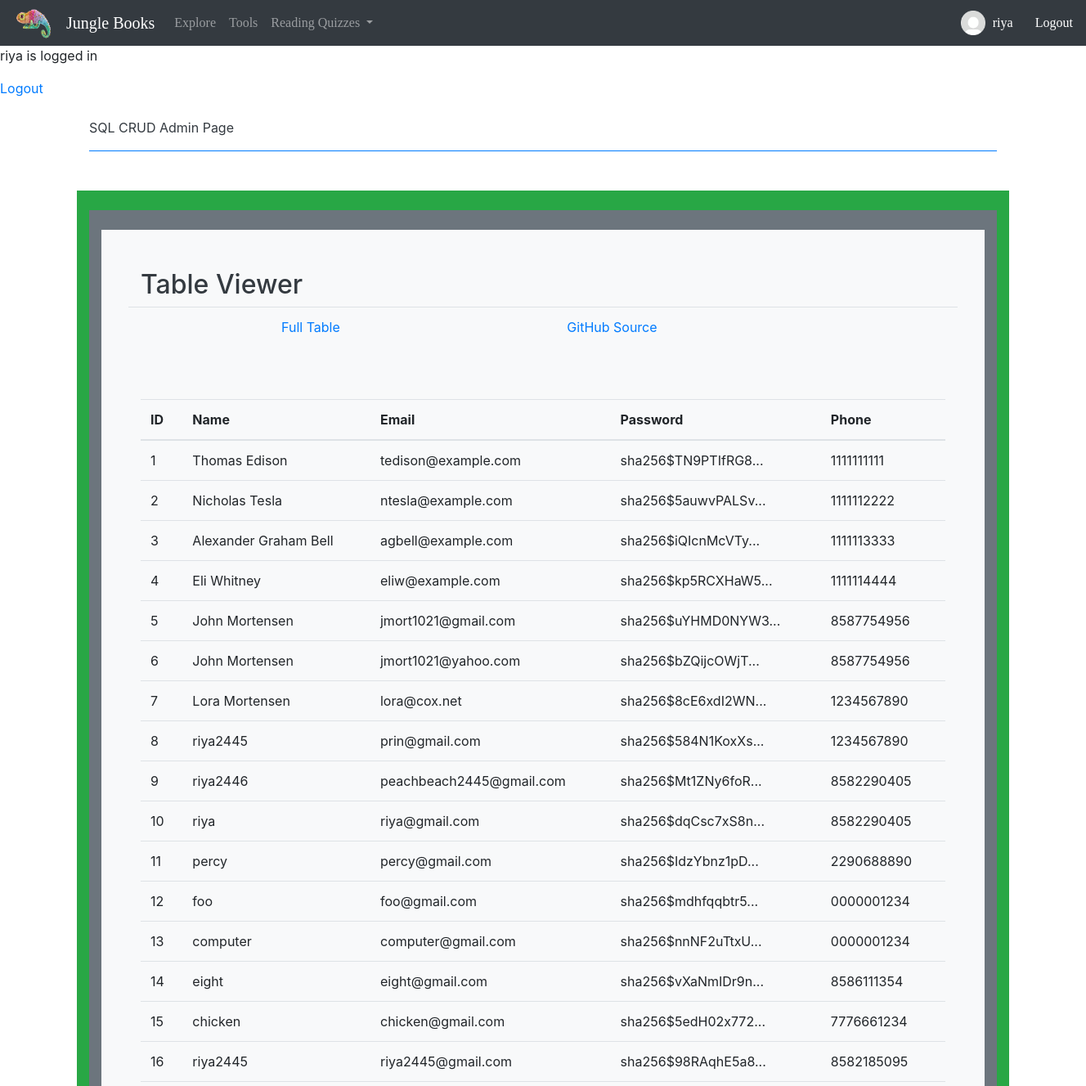
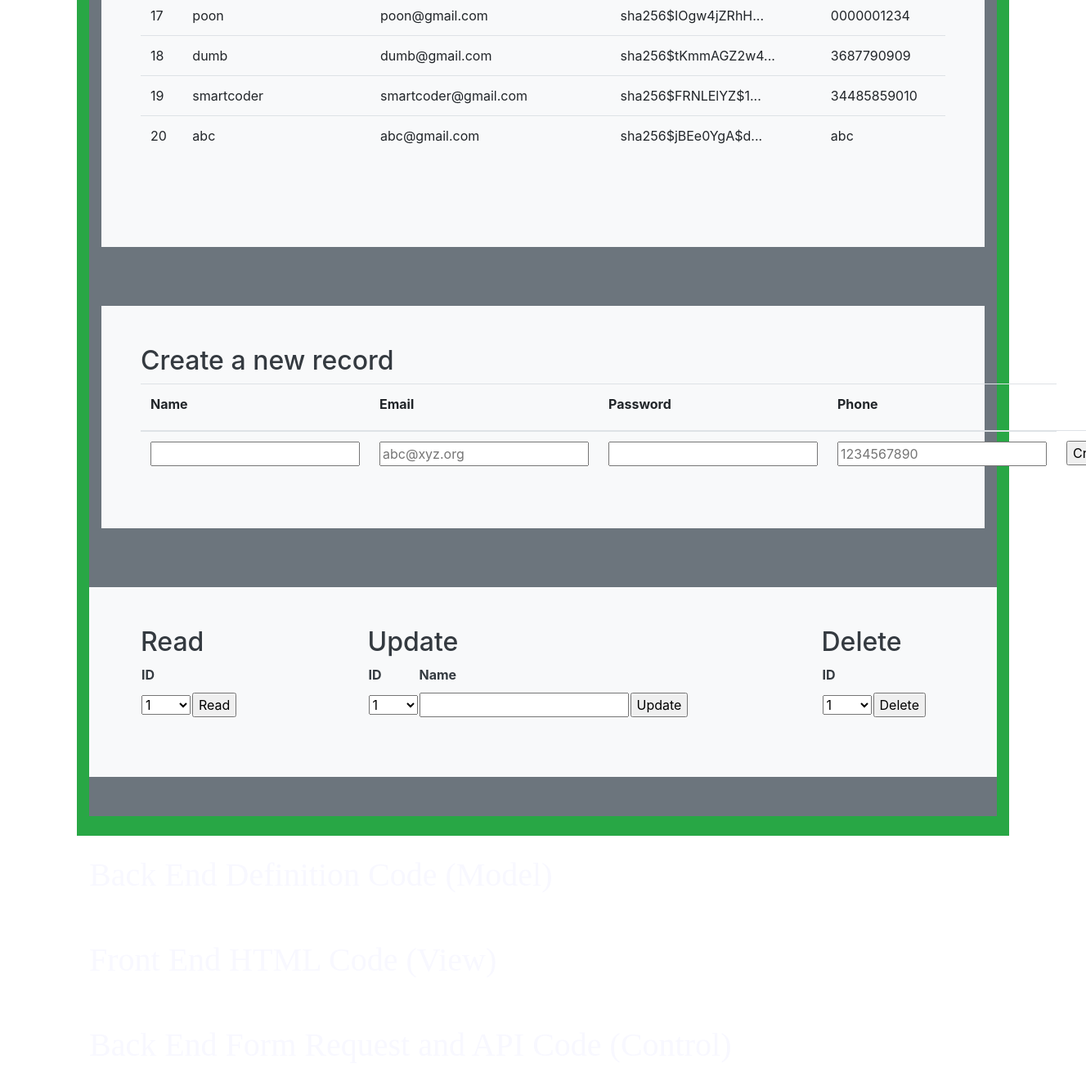
Screenshot of /crud/ (signed in) with the database file from the repository (2 pictures, top to bottom).
### cruddy/model.py (models this page shows, shortened)
class Users(UserMixin, db.Model):
    __tablename__ = 'users'
    userID = db.Column(db.Integer, primary_key=True)
    name = db.Column(db.String(255), unique=False, nullable=False)
    email = db.Column(db.String(255), unique=True, nullable=False)
    password = db.Column(db.String(255), unique=False, nullable=False)
    phone = db.Column(db.String(255), unique=False, nullable=False)
    notes = db.relationship("Notes", cascade='all, delete', backref='users', lazy=True)
    def read(self):
        return {
            "userID": self.userID,
            "name": self.name,
            "email": self.email,
            "password": self.password,
            "phone": self.phone,
            "query": "by_alc"  # This is for fun, a little watermark
        }
    def delete(self):
        db.session.delete(self)
        db.session.commit()
        return None

### cruddy/app_crud.py (the view)
@app_crud.route('/')
@login_required  # Flask-Login uses this decorator to restrict acess to logged in users
def crud():
    return render_template("crud.html", table=users_all())

### cruddy/query.py (called while the page is built)
def users_all():
    return users_all_alc()

def users_all_alc():
    table = Users.query.all()
    json_ready = [peep.read() for peep in table]
    return json_ready

@login_manager.user_loader
def user_loader(user_id):
    if user_id is not None:
        return Users.query.get(user_id)
    return None

### templates/crud.html (shortened to what this page needs)
<!DOCTYPE html>
{% extends "layouts/base.html" %}
{% block body %}
    {% if current_user.is_authenticated %}
        <p style ='...'> {{ current_user.name }} is logged in</p>
    {% endif %}
    <a href={{url_for('crud.crud_logout')}}>Logout</a>
    <div class="container py-4">
        <header class="pb-3 mb-4 border-bottom border-primary text-dark">
            <span class="fs-4">SQL CRUD Admin Page</span>
        </header>
    </div>
    <div class="container py-4 text-light bg-success">
        <div class="container bg-secondary py-4">
            <div class="p-5 mb-4 bg-light text-dark rounded-3">
                <h2>Table Viewer</h2>
                <div class="row align-items-md-stretch">
                    <table class="table">
                        <tbody>
                        <tr>
                            <td></td>
                            <td></td>
                            <td><a href={{url_for('crud.crud')}}>Full Table </a></td>
                            <td><a href="https://github.com/nighthawkcoders/nighthawk_csp/tree/master/crud">GitHub Source</a></td>
                        </tr>
                        </tbody>
                    </table>
                </div>
                <div class="row align-items-md-stretch">
                    <div class="container-fluid py-5">
                        <table class="table">
                            <thead>
                            <tr>
                                <th>ID</th>
                                <th>Name</th>
                                <th>Email</th>
                                <th>Password</th>
                                <th>Phone</th>
                            </tr>
                            </thead>
                            <tbody>
                            {% for row in table %}
                                {% set pn = "" ~ row['phone'] %}
                                {% set pnf = "(" ~ pn[0:3] ~ ")" ~ pn[3:6] ~ "-" ~ pn[6:10] %}
                                <tr>
                                    <td>{{ row['userID'] }}</td>
                                    <td>{{ row['name'] }}</td>
                                    <td>{{ row['email'] }}</td>
                                    <td>{{ row['password'] | truncate(20) }}</td>
                                    <td>{{ row['phone'] }}</td>
                                </tr>
                            {% endfor %}
                            </tbody>
                        </table>
                    </div>
                </div>
            </div>
        </div>
        <div class="container bg-secondary py-4">
            <div class="p-5 mb-4 bg-light text-dark rounded-3">
                <h2>Create a new record</h2>
                <form method="POST" ID="create" action={{url_for('crud.create')}} >
                    <table class="table">
                        <thead>
                        <tr>
                            <th><label for="name">Name</label></th>
                            <th><label for="email">Email</label></th>
                            <th><label for="password">Password</label></th>
                            <th><label for="phone">Phone</label></th>
                        </tr>
                        </thead>
                        <tbody>
                        <tr>
                            <td><input type="text" name="name" id="name" required></td>
                            <td><input type="email" name="email" id="email" placeholder="abc@xyz.org" required></td>
                            <td><input type="password" name="password" id="password" required></td>
                            <td><input type="tel" name="phone" id="phone" pattern="[0-9]{10}" placeholder="1234567890" required></td>
                            <td><input type="submit" value="Create"></td>
                        </tr>
                        </tbody>
                    </table>
                </form>
            </div>
        </div>
        <div class="container bg-secondary py-4">
            <div class="row mb-4 bg-light text-dark rounded-3">
                <div class="col-md-3">
                    <div class="p-5 mb-4 bg-light text-dark rounded-3">
                        <h2>Read</h2>
                        <form method="POST" ID="read" action={{url_for('crud.read')}} >
                            <table id="read_table">
                                <tr><th><label for="read_userid">ID</label></th></tr>
                                <tr>
                                    <td>
                                        <select name="userid" id="read_userid">
                                            <optgroup label="userid">
                                                {% for row in table %}
                                                    <option label="{{ row['userID'] }}">{{ row['userID'] }}</option>
                                                {% endfor %}
                                            </optgroup>
                                        </select>
                                    </td>
                                    <td>
                                        <input type="submit" value="Read">
                                    </td>
                                </tr>
                            </table>
                        </form>
                    </div>
                </div>
                <div class="col-md-6">
                    <div class="p-5 mb-4 bg-light text-dark rounded-3">
                        <h2>Update</h2>
                        <form method="POST" ID="update" action={{url_for('crud.update')}} >
                            <table id="update_table">
                                <tr>
                                    <th><label for="update_userid">ID</label></th>
                                    <th><label for="update_name">Name</label></th>
                                </tr>
                                <tr>
                                    <td>
                                        <select name="userid" id="update_userid">
                                            <optgroup label="userid">
                                                {% for row in table %}
                                                    <option label="{{ row['userID'] }}">{{ row['userID'] }}</option>
                                                {% endfor %}
                                            </optgroup>
                                        </select>
                                    </td>
                                    <td><input type="text" name="name" id="update_name" required></td>
                                    <td><input type="submit" value="Update"></td>
                                </tr>
                            </table>
                        </form>
                    </div>
                </div>
                <div class="col-md-3">
                    <div class="p-5 mb-4 bg-light text-dark rounded-3">
                        <h2>Delete</h2>
                        <form method="POST" ID="read" action={{url_for('crud.delete')}} >
                            <table id="read_table">
                                <tr><th><label for="delete_userid">ID</label></th></tr>
                                <tr>
                                    <td>
                                        <select name="userid" id="delete_userid">
                                            <optgroup label="userid">
                                                {% for row in table %}
                                                    <option label="{{ row['userID'] }}">{{ row['userID'] }}</option>
                                                {% endfor %}
                                            </optgroup>
                                        </select>
                                    </td>
                                    <td><input type="submit" value="Delete"></td>
                                </tr>
                            </table>
                        </form>
                    </div>
                </div>
            </div>
        </div>
    </div>
    <div class="container py-4">
        <h1 id="BE-MODEL">Back End Definition Code (Model) </h1>
    </div>
    <div class="container py-4">
        <h1 id="FE-VIEW">Front End HTML Code (View) </h1>
    </div>
    <div class="container py-4">
        <h1 id="BE-CONTROL">Back End Form Request and API Code (Control)</h1>
    </div>
{% endblock %}

### templates/layouts/navbar.html (shortened to what this page needs)
<html>
<head>
    <link rel="stylesheet" href="https://stackpath.bootstrapcdn.com/bootstrap/4.3.1/css/bootstrap.min.css">
</head>
<nav class="navbar navbar-expand-lg navbar-dark bg-dark" style="background-color: #c27370; font-family: Trebuchet MS;">
    <IMG SRC="/static/assets/curly.png/ " height="40px" width="50px" style="margin-right: 15px; font-family: Trebuchet MS">
    <a class="navbar-brand" href="{{ url_for('index') }}">Jungle Books</a>
    <div class="collapse navbar-collapse" id="navbarNavAltMarkup">
        <div class="navbar-nav">
            <a class="nav-link" href="{{ url_for('echoice') }}">Explore</a>
            <a class="nav-link" href="{{ url_for('tools') }}">Tools</a>
            <li class="nav-item dropdown">
                <a class="nav-link dropdown-toggle" href="#" id="navbarLabs" role="button" data-toggle="dropdown" aria-haspopup="true" aria-expanded="false">
                   Reading Quizzes
                </a>
            </li>
        </div>
    </div>
    <IMG SRC="/static/assets/profile.png/ " height="30px" width="30px" id="profile">
    {% if current_user.is_authenticated %}
        <p id="loggedin"> {{ current_user.name }} </p>
    {% endif %}
    <a id="logout" href={{url_for('crud.crud_logout')}}>Logout</a>
</nav>

### templates/layouts/base.html (style rules this page uses)
html, body { margin: 0; height: 100%; background-repeat:no-repeat; background-attachment:fixed; background-position:100% 100%; min-height:100%; min-width:100%; background-size:cover; margin: 0; height: 100%; animation: fadein 2s; -moz-animation: fadein 2s; -webkit-animation: fadein 2s; -o-animation: fadein 2s; background-color: white; font-family: "Trebuchet MS"; }
h1 { font-size: 5em; font-family:'Monotype Corsiva'; color:ghostwhite; }

### templates/layouts/navbar.html (style rules this page uses)
#profile { position: relative; right: 2.8%; }
#loggedin { position: relative; right: 2.1%; top: 8px; color: #ffffff; }
#logout { color: #ffffff; }

### rows the page displays
Users: name "riya", userID "10", email "riya@gmail.com", password "sha256$dqCsc7xS8n...", phone "8582290405"
Users: userID "1", name "Thomas Edison", email "tedison@example.com", password "sha256$TN9PTIfRG8...", phone "1111111111"
Users: userID "2", name "Nicholas Tesla", email "ntesla@example.com", password "sha256$5auwvPALSv...", phone "1111112222"
Users: userID "3", name "Alexander Graham Bell", email "agbell@example.com", password "sha256$iQIcnMcVTy...", phone "1111113333"
Users: userID "4", name "Eli Whitney", email "eliw@example.com", password "sha256$kp5RCXHaW5...", phone "1111114444"
Users: userID "5", name "John Mortensen", email "jmort1021@gmail.com", password "sha256$uYHMD0NYW3...", phone "8587754956"
Users: userID "6", name "John Mortensen", email "jmort1021@yahoo.com", password "sha256$bZQijcOWjT...", phone "8587754956"
Users: userID "7", name "Lora Mortensen", email "lora@cox.net", password "sha256$8cE6xdI2WN...", phone "1234567890"
Users: userID "8", name "riya2445", email "prin@gmail.com", password "sha256$584N1KoxXs...", phone "1234567890"
Users: userID "9", name "riya2446", email "peachbeach2445@gmail.com", password "sha256$Mt1ZNy6foR...", phone "8582290405"
Users: userID "11", name "percy", email "percy@gmail.com", password "sha256$IdzYbnz1pD...", phone "2290688890"
Users: userID "12", name "foo", email "foo@gmail.com", password "sha256$mdhfqqbtr5...", phone "0000001234"
Users: userID "13", name "computer", email "computer@gmail.com", password "sha256$nnNF2uTtxU...", phone "0000001234"
Users: userID "14", name "eight", email "eight@gmail.com", password "sha256$vXaNmIDr9n...", phone "8586111354"
Users: userID "15", name "chicken", email "chicken@gmail.com", password "sha256$5edH02x772...", phone "7776661234"
Users: userID "16", name "riya2445", email "riya2445@gmail.com", password "sha256$98RAqhE5a8...", phone "8582185095"
Users: userID "17", name "poon", email "poon@gmail.com", password "sha256$IOgw4jZRhH...", phone "0000001234"
Users: userID "18", name "dumb", email "dumb@gmail.com", password "sha256$tKmmAGZ2w4...", phone "3687790909"
Users: userID "19", name "smartcoder", email "smartcoder@gmail.com", password "sha256$FRNLElYZ$1...", phone "34485859010"
Users: userID "20", name "abc", email "abc@gmail.com", password "sha256$jBEe0YgA$d...", phone "abc"

### other values shown
form field userid "1"
